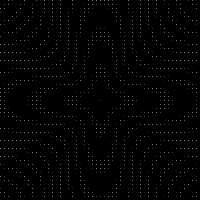
Frame 1 (no input)
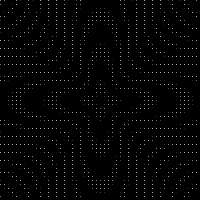
Frame 60 (the mouse pressed at the canvas centre just before this capture)
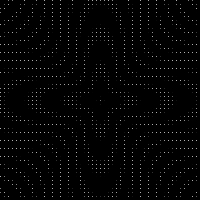
Frame 120 (the mouse held since frame 60 and released just before this capture)

The Processing sketch that drew these frames (run headless with seeded random() and noise(); from frame 60 on, the mouse is pressed at the canvas centre):

// Processing sketch: processing_13608
// ── processing_13608.pde

int b=0;

void setup() {
size(200,200);
background(#000000);
}

void draw() {
for( int y=0; y<200; y=y+4 ) {
  for( int x=0; x<200; x=x+4 ){
    float d= dist(x,y,100,100);
    float c= (cos(radians(d*100+b)+1))*180;
    stroke(c);
    point(x,y);
  }
}
b=b+9;
}
